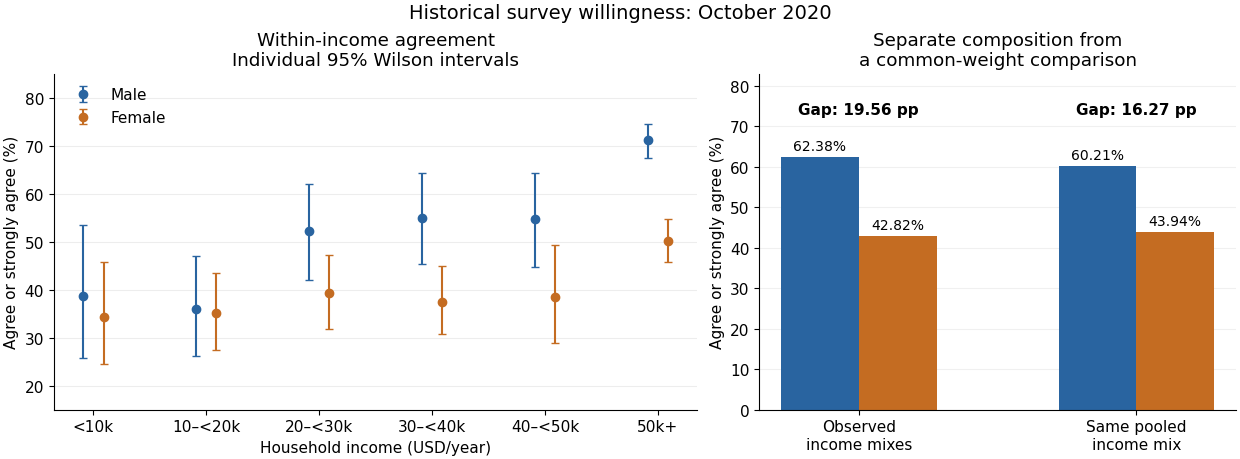

Generate this figure with Python:
"""Derived comparisons from the 2021 Statistics Core printed survey counts.

Source: Oxford A14564W1, Figures 2--8, using the first two willingness
categories combined as agreement. These are aggregate survey summaries,
not individual observations or estimates of vaccine efficacy. Output goes
to the current working directory. Dependencies: root pyproject.toml.
"""

import json
from pathlib import Path

import matplotlib
matplotlib.use("Agg")
import matplotlib.pyplot as plt
import numpy as np


def wilson(successes, totals, z=1.959963984540054):
    """Individual, not simultaneous, 95% binomial score intervals."""
    p = successes / totals
    denominator = 1 + z * z / totals
    centre = (p + z * z / (2 * totals)) / denominator
    radius = z * np.sqrt(p * (1 - p) / totals + z * z / (4 * totals**2)) / denominator
    return centre - radius, centre + radius


def main():
    # Rows: six ordered income strata; groups: recorded Male, Female.
    # Columns: strongly agree, agree, neutral, disagree, strongly disagree.
    counts = np.array([
        [[8, 9, 12, 9, 6], [13, 12, 18, 10, 20]],
        [[9, 19, 23, 9, 18], [25, 22, 29, 17, 41]],
        [[25, 23, 21, 8, 15], [28, 32, 34, 24, 35]],
        [[30, 26, 16, 12, 18], [42, 24, 46, 29, 35]],
        [[28, 24, 18, 8, 17], [12, 20, 22, 9, 20]],
        [[264, 185, 92, 39, 51], [105, 133, 116, 45, 75]],
    ], dtype=float)
    n = counts.sum(axis=2)
    successes = counts[:, :, :2].sum(axis=2)
    p = successes / n
    pooled_weights = n.sum(axis=1) / n.sum()
    standardized = (p * pooled_weights[:, None]).sum(axis=0)
    crude = successes.sum(axis=0) / n.sum(axis=0)
    assert counts.sum() == 2135
    assert np.array_equal(counts.sum(axis=0), [[364, 286, 182, 85, 125], [225, 243, 265, 134, 226]])

    plt.rcParams.update({"font.size": 11, "axes.spines.top": False, "axes.spines.right": False,
                         "figure.facecolor": "white", "axes.facecolor": "white"})
    fig, axes = plt.subplots(1, 2, figsize=(12.4, 4.6), dpi=100,
                             gridspec_kw={"width_ratios": [1.35, 1]}, layout="constrained")
    colours = ["#2964a0", "#c46c22"]
    for g, (label, colour, offset) in enumerate(zip(["Male", "Female"], colours, [-0.09, 0.09])):
        low, high = wilson(successes[:, g], n[:, g])
        axes[0].errorbar(np.arange(6) + offset, p[:, g] * 100,
                         yerr=np.array([p[:, g] - low, high - p[:, g]]) * 100,
                         fmt="o", color=colour, capsize=3, label=label)
    axes[0].set(xticks=np.arange(6), xticklabels=["<10k", "10–<20k", "20–<30k", "30–<40k", "40–<50k", "50k+"],
                xlabel="Household income (USD/year)", ylabel="Agree or strongly agree (%)",
                ylim=(15, 85), title="Within-income agreement\nIndividual 95% Wilson intervals")
    axes[0].grid(axis="y", alpha=0.22)
    axes[0].legend(loc="upper left", frameon=False)

    for g, (label, colour) in enumerate(zip(["Male", "Female"], colours)):
        values = np.array([crude[g], standardized[g]]) * 100
        bars = axes[1].bar(np.arange(2) + (g - 0.5) * 0.28, values, width=0.28, color=colour, label=label)
        axes[1].bar_label(bars, labels=[f"{value:.2f}%" for value in values], padding=3, fontsize=10)
    for i, gap in enumerate([crude[0] - crude[1], standardized[0] - standardized[1]]):
        axes[1].text(i, 73, f"Gap: {gap * 100:.2f} pp", ha="center", weight="bold")
    axes[1].set(xticks=[0, 1], xticklabels=["Observed\nincome mixes", "Same pooled\nincome mix"],
                ylabel="Agree or strongly agree (%)", ylim=(0, 83), title="Separate composition from\na common-weight comparison")
    axes[1].grid(axis="y", alpha=0.18)
    axes[1].set_axisbelow(True)
    fig.suptitle("Historical survey willingness: October 2020", fontsize=14)
    output = Path(__file__).with_suffix(".png").name
    fig.savefig(output, dpi=100, facecolor="white", transparent=False)
    plt.close(fig)
    print(json.dumps({"output": output, "dimensions": [1240, 460], "n": int(n.sum()),
                      "crude_rates": crude.tolist(), "common_weight_rates": standardized.tolist(),
                      "common_income_weights": pooled_weights.tolist(), "within_income_rates": p.tolist()}))


if __name__ == "__main__":
    main()
